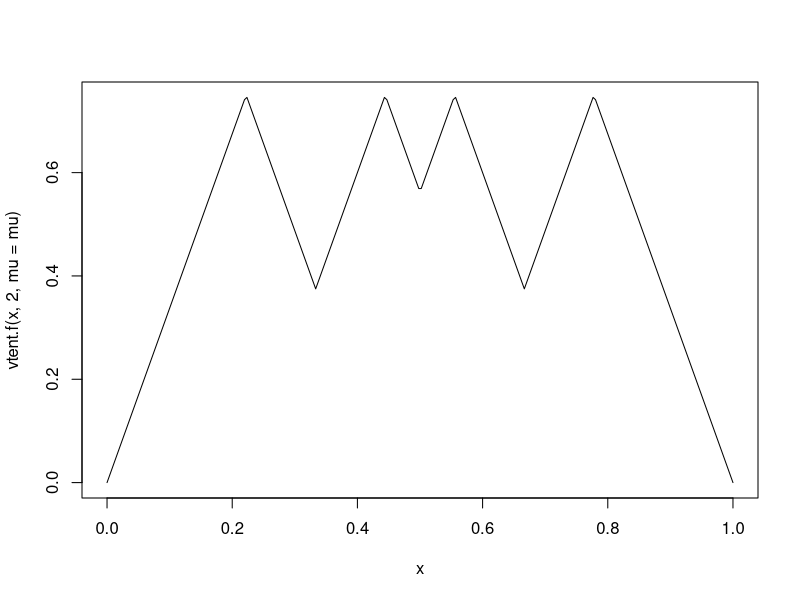
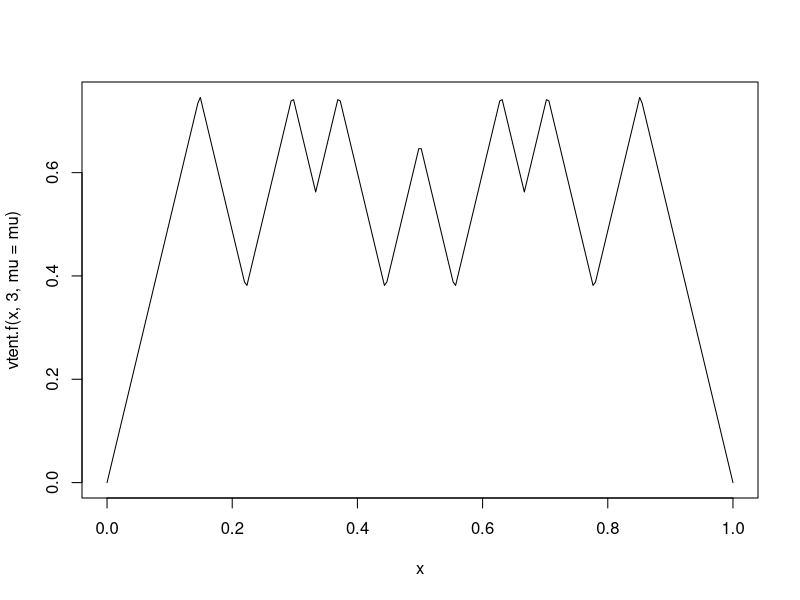
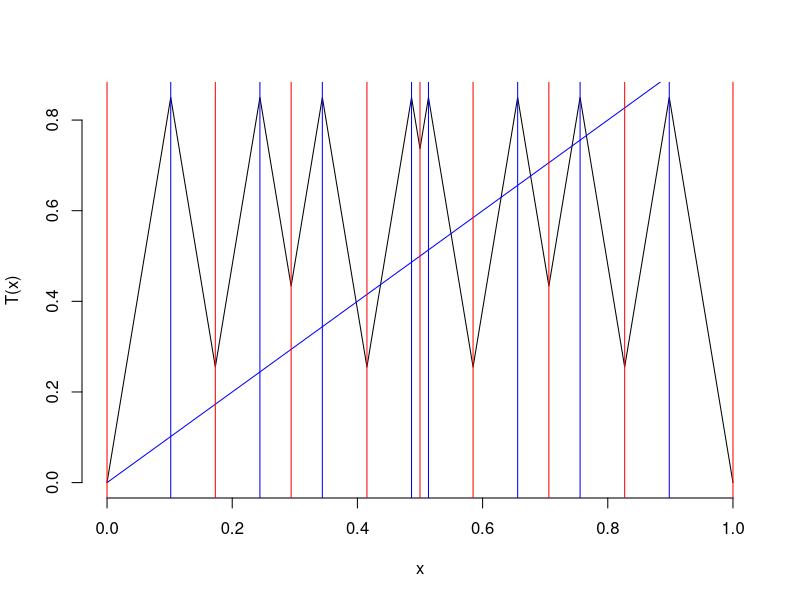
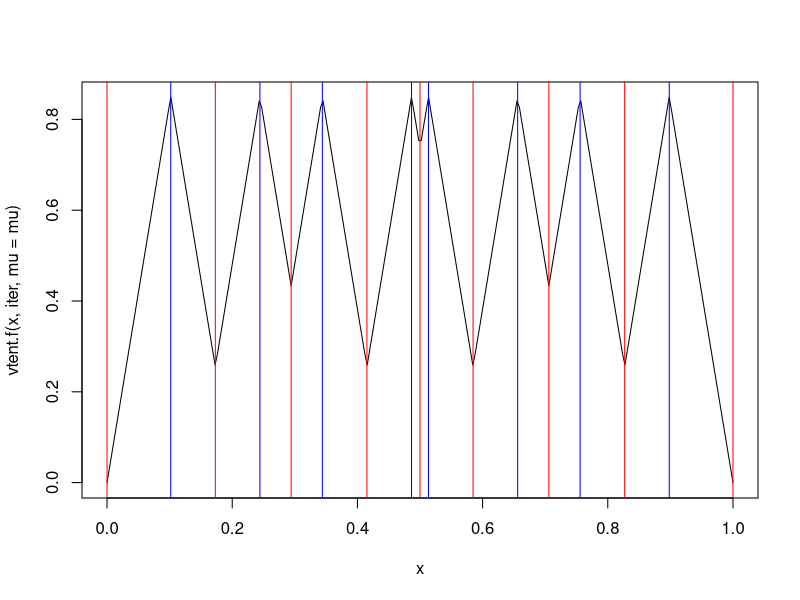

Recreate these plots in R, in order.

### Dynamical Systems

### Lab 1: Discrete Dynamical Systems
### Helper Functions
### cover:
### Ch 14: Iterated Maps, p 347 [pdf 356]
### Ch 14.1: Tent Map
### Ch 14.6: Examples ["Python Programs"], p 326 [pdf 385]
###
### Leonard Mada

# [draft v0.2.5]
# TODO:
# - Logistic Map;
# - Bifurcation Diagrams;


### Helper functions

# plot window
plot.init = function(x.lim, y.lim, labels) {
	plot.new()
	plot.window(xlim = x.lim, ylim = y.lim)
	axis(1)
	axis(2)
	title(xlab=labels[1], ylab=labels[2])
}

# transparent color
# useful when the orbits overlap
t_col = function(colors, percent = 50, name = NULL) {
	#     colors = color names
	#    percent = % transparency
	#       name = an optional name for the color
	
	t.col = c()
	for(color in colors) {
		rgb.val = col2rgb(color)
		## Make new color using input color as base and alpha set by transparency
		t.col.new = rgb(rgb.val[1], rgb.val[2], rgb.val[3],
			max = 255, alpha = (100 - percent) * 255 / 100,
			names = paste(color, name, sep=""))

		## Save the color
		t.col = c(t.col, t.col.new)
	}
	
	return(t.col)
}

test.col = function(n = 10, offset=0) {
	label = paste("0:", n, " + offset: ", offset, sep="", collapse="")
	plot.init(c(0, n), c(0, n), c(label, label))
	all.col = colors()
	for(id in 0:(n*n - 1)) {
		rect(id %% n, id %/% n,
			 1 + id %% n, 1 + id %/% n, col = all.col[id + 1 + offset])
	}
}
# test.col(offset=match("coral4", colors()))

#######################

### Tent Map
# Compute
tent.f = function(x, mu=2, iter=0, digits=NA) {
	r = x
	iter = iter + 1
	for(i in 1:iter) {
		r = ifelse(r <= 1/2, r*mu, mu*(1-r))
		if( ! is.na(digits)) {
			# for numeric stability, when possible;
			r = round(r, digits)
		}
	}
	return(r)
}
vtent.f = function(x, mu=2, iter=0, digits=NA) {
	r = x
	iter = iter + 1
	for(i in 1:iter) {
		isLess = (r <= 1/2);
		r[isLess] = mu * r[isLess];
		r[ ! isLess ] = mu * (1 - r[ ! isLess ])
		if( ! is.na(digits)) {
			# for numeric stability, when possible;
			r = round(r, digits)
		}
	}
	return(r)
}
all.tent = function(x0, mu, iter, digits=NA) {
	sapply(0:iter, function(iter) tent.f(x0, mu=mu, iter, digits))
}
# Plot
tent.plot = function(x1=0, x2=1, mu = 2, x.lim=c(x1, x2), y.lim=c(0, mu/2)) {
	plot.init(c(x1, x2), y.lim, c("x", "T(x)"))
	x.mid = (x1 + x2) / 2
	X1 = c(x1, x.mid)
	X2 = c(x.mid, x2)
	X = c(x1, x2)
	lines(X1, mu*X1)
	lines(X2, mu*(1-X2))
	lines(X, X, col="blue") # bisector x = y
}
# composed tent function
ctent.plot = function(iter=1, mu = 2, x1=0, x2=1,
		x.lim=c(x1, x2), y.lim=c(0, mu/2), addLines=TRUE) {
	plot.init(x.lim, y.lim, c("x", "T(x)"))
	# TODO: proper & generalization
	# n=2: c(1/(2*mu), 1/2, 1-1/(2*mu))
	i = 1:iter
	pow = 1/(2 * mu^i)
	if(iter > 1) {
		tmp = c()
		for(ipos in 1:(iter-1)) {
			tmp = c(tmp, 2*head(pow, -ipos) - tail(pow, -ipos))
		}
		# exclude non-applicable values
		tmp = tmp[tmp <= 1/2]
		#
		tmp3 = c()
		if(iter > 2) {
			# TODO: full
			tmp3 = 2*(pow[1] - pow[2]) + pow[3]
		}
		pow = c(tmp, tmp3, pow)
	}
	pow = c(0, pow, 1/2, 1-pow, 1)
	pow = sort(pow)
	f.val = vtent.f(pow, iter = iter, mu=mu) # TODO: iter ???
	#
	lines(pow, f.val)
	#
	X = c(x1, x2)
	lines(X, X, col="blue") # bisector x = y
	if(addLines) {
		abline(v = pow, col=c("red", "blue"))
	}
	return(pow)
}

plot.empiric.tent = function(mu=2, iter=1, vlines=NULL, col=c("red", "blue"), n=256) {
	curve(vtent.f(x, iter, mu=mu), from=0, to=1, n=n) # empiric
	if( ! is.null(vlines)) {
		abline(v = vlines, col=col)
	}
}

mu = 3/2
curve(vtent.f(x, 2, mu=mu), from=0, to=1, n=256)
curve(vtent.f(x, 3, mu=mu), from=0, to=1, n=256)

mu = 1.7
iter = 3
vlines = ctent.plot(iter, mu=mu)
curve(vtent.f(x, iter, mu=mu), from=0, to=1, n=256)
abline(v = vlines, col=c("red", "blue"))


# Cycles
plot.cycles = function(x, y=x, p.text="C", col="red", p.cex=1.5, pch=19, jitter=0.04) {
	if(is.null(dim(jitter))) {
		x.jitter = 0
		y.jitter = jitter
	} else {
		x.jitter = jitter[,1]
		y.jitter = jitter[,2]
	}
	# Cycles
	if(is.null(dim(x))) {
		id.all = 0
	} else {
		id.all = unique(x$n)
		# may break col[cyc.id]
	}
	for(cyc.id in id.all) {
		cyc.x = if(cyc.id == 0) {x;} else {x$p[x$n == cyc.id];}
		cyc.y = if(cyc.id == 0) {y;} else {y$p[y$n == cyc.id];}
		cyc.col = if(length(col) == 1) {col;} else {col[cyc.id];}
		points(cyc.x, cyc.y, pch=pch, cex=p.cex, col=cyc.col)
		len = length(cyc.x)
		for(id in 1:len) {
			text(cyc.x[id] - x.jitter, cyc.y[id] - y.jitter, p.text, col=cyc.col)
		}
	}
}
# plot ALL Cycles
plot.all.cycles = function(mu, iter=2,
		col=t_col(c("pink", "orange", "purple", "coral4")), p.col="green", p.cex=1.5, lwd=2) {
	# Cycles
	x = special.points(mu=mu, iter)
	iter.mod = iter + 1
	p.text = paste("C", iter.mod, sep="", collapse="")
	plot.cycles(x, p.text=p.text, p.cex=p.cex, col=p.col)
	id = 0
	for(x.p in x$p) {
		x.df = orbit(x.p, iter, mu=c)
		lines(x.df, lwd=lwd, col=col[(id %/% iter.mod) + 1])
		id = id + 1
	}
	return(x)
}
# Fixed Points + evolution to F
plot.e.fixed = function(x, mu, iter=2, p.text=c("eF", "F"), col="red", p.cex=1.5, lwd=2) {
	plot.fixed(x, p.text=p.text, p.cex=p.cex, col=col)
	for(x.p in x) {
		x.df = orbit(x.p, iter, mu=mu)
		lines(x.df, lwd=lwd, col=col)
	}
}
plot.fixed = function(x, y=x, mu.v=NULL, iter=1, p.text="F", col="blue", p.cex=1.5, pch=19, jitter=0.04,
		conn.col=t_col("darkgreen"), ...) {
	points(x, y, pch=pch, cex=p.cex, col=col)
	len = length(x)
	isTextVector = (length(p.text) > 1)
	for(id in 1:len) {
		p.text.var = ifelse(isTextVector, p.text[id], p.text)
		text(x[id], y[id] - jitter, p.text.var, col=col)
	}
	#
	if( ! is.null(mu.v)) {
		len = length(mu.v)
		for(id in 1:len) {
			if(is.na(mu.v[id])) {
				next;
			}
			x.df = orbit(x[id], iter, mu=mu.v[id])
			lines(head(x.df, -1), lwd=2, col=conn.col, ...)
		}
	}
}


#######################

### actual trajectories
orbit = function(x0, iter=1, mu = 2, print=FALSE, digits=NA) {
	x = x0
	print(x)
	inputs = c()
	outputs = c()

	for(i in seq(0, iter)) {
		inputs = c(inputs, x, x)
		outputs = c(outputs, x)
		if(x <= 1/2) {
			x = mu * x
		} else if(x > 1/2) {
			x = mu - mu * x
		}
		if( ! is.na(digits)) {
			x = round(x, digits)
		}
		outputs = c(outputs, x)
		if(print) {
			print(x)
		}
	}
	return(data.frame(inputs, outputs))
}

################

### Cycle Points

special.points = function(mu, iter=2) {
	# Cn-1
	id = 0:iter
	x = mu / (1 + mu^(iter+1))
	x1 = x * mu^id
	# other C's
	if(iter == 1) {
		x.df = data.frame(p=x1, n=1)
	} else if(iter == 2) {
		# C3-2
		if(mu != 1) {
			x = c(1 / (mu^3 - 1))
			x2 = c(x * (mu^2 - mu), x * (mu^3-mu^2), x * (mu^3-mu))
			x = c(x1, x2)
			id = rep(c(1:iter), rep(iter + 1, iter))
			x.df = data.frame(p=x, n=id)
		} else {
			x.df = data.frame(p=x1, n=1)
		}
	} else if(iter == 3) {
		# C4-2
		if(mu != 1) {
			x = c(1 / (mu^4 - 1))
			x2 = c(x * (mu^2 - mu), x * (mu^3 - mu^2), x * (mu^4-mu^3), x * (mu^4-mu))
			# degenerate Cyc 2: x * (mu^4-mu^2)
			x3 = c(x * (mu^3-mu), x * (mu^4-mu^2))
			x = c(x1, x2, x3, x3)
			# id = rep(c(1:iter), rep(iter + 1, iter))
			id = rep(c(1:3), rep(iter + 1, 3))
			x.df = data.frame(p=x, n=id)
		} else {
			x.df = data.frame(p=x1, n=1)
		}
	} else {
		x.df = data.frame(p=x1, n=1)
		print("Not yet implemented!")
	}
	return(x.df)
}

########################################

### Quadratic Function
quad.f = function(x, c=1/4, iter=0, digits=NA) {
	r = x
	iter = iter + 1
	for(i in 1:iter) {
		r = r^2 + c
		if( ! is.na(digits)) {
			# for numeric stability, when possible;
			r = round(r, digits)
		}
	}
	return(r)
}

# Plot
quad.plot = function(x1=0, x2=1, c=1/4, x.lim=c(x1, x2), y.lim=c(c, max(x.lim)^2 + c)) {
	plot.init(x.lim, y.lim, c("x", "P(x)"))
	x.mid = (x1 + x2) / 2
	X = c(x1, x2)
	f = function(x) x^2 + c;
	curve(f(x), from=x1, to=x2, n=256, add=TRUE)
	
	lines(X, X, col="blue") # bisector x = y
}

quad.orbit = function(x0, iter=20, c=1/4, digits=NA, ymin=0, print=FALSE) {
	x = x0
	print(x)
	inputs = c(x) # x
	outputs = c(ymin) # y

	for(i in seq(2, iter)) {
		if(i > 2) {
			inputs = c(inputs, x, x)
			outputs = c(outputs, x)
		} else {
			# skip bisector
			inputs = c(inputs, x)
		}
		x = x^2 + c
		if( ! is.na(digits)) {
			x = round(x, digits)
		}
		outputs = c(outputs, x)
		if(print) {
			print(x)
		}
	}
	return(data.frame(inputs, outputs))
}

###########

solve.p3 = function(b) {
	# x^3 + b2*x^2 + b1*x + b0 = 0
	b = b / b[1]
	c = -b[3] / 3
	d = -b[4] / 2
	if(b[2] != 0) {
		# x = x0 - s
		s = b[2]/3
		c = c + s^2 # = c - s^2 + 2*b[2]*s/3 = - b[3] / 3;
		d = d - s^3 + b[3]*s/2 # d + (s^3 - b[2]*s^2 + b[3]*s)/2
	} else {
		s = 0
	}
	det = d^2 - c^3
	det = ifelse(det < 0, complex(re=0, im=sqrt(-det)), sqrt(det))
	#
	if(Im(det) != 0) {
		r = (d + det)^(1/3) + (d - det)^(1/3)
	} else {
		r = ifelse(d + det >= 0, (d + det)^(1/3), -(-d-det)^(1/3)) +
			ifelse(d - det >= 0, (d - det)^(1/3), -(-d+det)^(1/3))
	}
	return(Re(r - s))
}

#####################
#####################

png.name = function(name) {
	last = tail(name, 1)
	len = nchar(last) + 1
	if(len < 3 || substr(last, len - 3, len) != "png") {
		name = c(name, ".png")
	}
	paste(name, sep="", collapse="")
}

to.png = function(name="test", file=png.name(name), bg="white", pointsize=15, ...) {
	png(file=file, bg=bg, pointsize=pointsize, ...)
}

